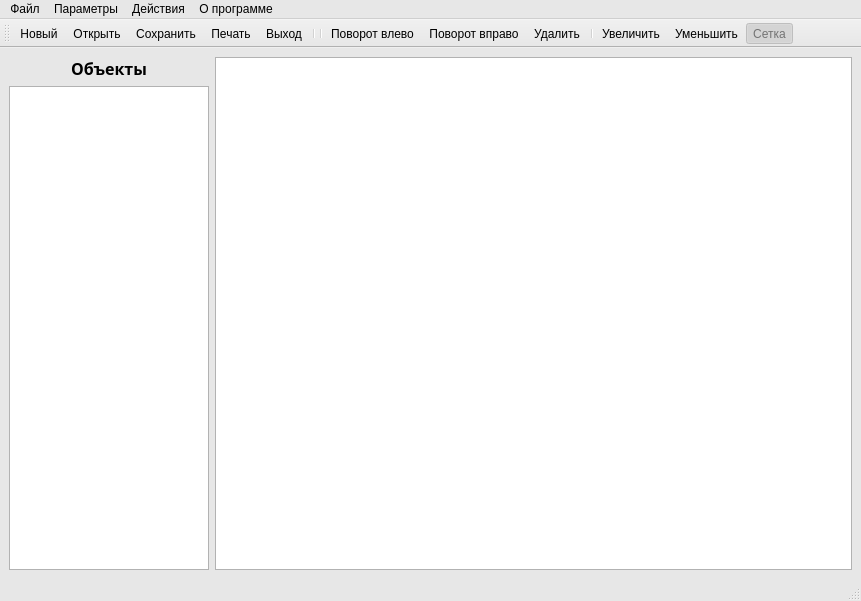
<?xml version="1.0" encoding="UTF-8"?>
<ui version="4.0">
 <class>MainWindow</class>
 <widget class="QMainWindow" name="MainWindow">
  <property name="geometry">
   <rect>
    <x>0</x>
    <y>0</y>
    <width>861</width>
    <height>601</height>
   </rect>
  </property>
  <property name="palette">
   <palette>
    <active>
     <colorrole role="WindowText">
      <brush brushstyle="SolidPattern">
       <color alpha="255">
        <red>0</red>
        <green>0</green>
        <blue>0</blue>
       </color>
      </brush>
     </colorrole>
     <colorrole role="Button">
      <brush brushstyle="SolidPattern">
       <color alpha="255">
        <red>231</red>
        <green>231</green>
        <blue>231</blue>
       </color>
      </brush>
     </colorrole>
     <colorrole role="Light">
      <brush brushstyle="SolidPattern">
       <color alpha="255">
        <red>255</red>
        <green>255</green>
        <blue>255</blue>
       </color>
      </brush>
     </colorrole>
     <colorrole role="Midlight">
      <brush brushstyle="SolidPattern">
       <color alpha="255">
        <red>243</red>
        <green>243</green>
        <blue>243</blue>
       </color>
      </brush>
     </colorrole>
     <colorrole role="Dark">
      <brush brushstyle="SolidPattern">
       <color alpha="255">
        <red>115</red>
        <green>115</green>
        <blue>115</blue>
       </color>
      </brush>
     </colorrole>
     <colorrole role="Mid">
      <brush brushstyle="SolidPattern">
       <color alpha="255">
        <red>154</red>
        <green>154</green>
        <blue>154</blue>
       </color>
      </brush>
     </colorrole>
     <colorrole role="Text">
      <brush brushstyle="SolidPattern">
       <color alpha="255">
        <red>0</red>
        <green>0</green>
        <blue>0</blue>
       </color>
      </brush>
     </colorrole>
     <colorrole role="BrightText">
      <brush brushstyle="SolidPattern">
       <color alpha="255">
        <red>255</red>
        <green>255</green>
        <blue>255</blue>
       </color>
      </brush>
     </colorrole>
     <colorrole role="ButtonText">
      <brush brushstyle="SolidPattern">
       <color alpha="255">
        <red>0</red>
        <green>0</green>
        <blue>0</blue>
       </color>
      </brush>
     </colorrole>
     <colorrole role="Base">
      <brush brushstyle="SolidPattern">
       <color alpha="255">
        <red>255</red>
        <green>255</green>
        <blue>255</blue>
       </color>
      </brush>
     </colorrole>
     <colorrole role="Window">
      <brush brushstyle="SolidPattern">
       <color alpha="255">
        <red>231</red>
        <green>231</green>
        <blue>231</blue>
       </color>
      </brush>
     </colorrole>
     <colorrole role="Shadow">
      <brush brushstyle="SolidPattern">
       <color alpha="255">
        <red>0</red>
        <green>0</green>
        <blue>0</blue>
       </color>
      </brush>
     </colorrole>
     <colorrole role="AlternateBase">
      <brush brushstyle="SolidPattern">
       <color alpha="255">
        <red>243</red>
        <green>243</green>
        <blue>243</blue>
       </color>
      </brush>
     </colorrole>
     <colorrole role="ToolTipBase">
      <brush brushstyle="SolidPattern">
       <color alpha="255">
        <red>255</red>
        <green>255</green>
        <blue>220</blue>
       </color>
      </brush>
     </colorrole>
     <colorrole role="ToolTipText">
      <brush brushstyle="SolidPattern">
       <color alpha="255">
        <red>0</red>
        <green>0</green>
        <blue>0</blue>
       </color>
      </brush>
     </colorrole>
     <colorrole role="PlaceholderText">
      <brush brushstyle="SolidPattern">
       <color alpha="128">
        <red>0</red>
        <green>0</green>
        <blue>0</blue>
       </color>
      </brush>
     </colorrole>
    </active>
    <inactive>
     <colorrole role="WindowText">
      <brush brushstyle="SolidPattern">
       <color alpha="255">
        <red>0</red>
        <green>0</green>
        <blue>0</blue>
       </color>
      </brush>
     </colorrole>
     <colorrole role="Button">
      <brush brushstyle="SolidPattern">
       <color alpha="255">
        <red>231</red>
        <green>231</green>
        <blue>231</blue>
       </color>
      </brush>
     </colorrole>
     <colorrole role="Light">
      <brush brushstyle="SolidPattern">
       <color alpha="255">
        <red>255</red>
        <green>255</green>
        <blue>255</blue>
       </color>
      </brush>
     </colorrole>
     <colorrole role="Midlight">
      <brush brushstyle="SolidPattern">
       <color alpha="255">
        <red>243</red>
        <green>243</green>
        <blue>243</blue>
       </color>
      </brush>
     </colorrole>
     <colorrole role="Dark">
      <brush brushstyle="SolidPattern">
       <color alpha="255">
        <red>115</red>
        <green>115</green>
        <blue>115</blue>
       </color>
      </brush>
     </colorrole>
     <colorrole role="Mid">
      <brush brushstyle="SolidPattern">
       <color alpha="255">
        <red>154</red>
        <green>154</green>
        <blue>154</blue>
       </color>
      </brush>
     </colorrole>
     <colorrole role="Text">
      <brush brushstyle="SolidPattern">
       <color alpha="255">
        <red>0</red>
        <green>0</green>
        <blue>0</blue>
       </color>
      </brush>
     </colorrole>
     <colorrole role="BrightText">
      <brush brushstyle="SolidPattern">
       <color alpha="255">
        <red>255</red>
        <green>255</green>
        <blue>255</blue>
       </color>
      </brush>
     </colorrole>
     <colorrole role="ButtonText">
      <brush brushstyle="SolidPattern">
       <color alpha="255">
        <red>0</red>
        <green>0</green>
        <blue>0</blue>
       </color>
      </brush>
     </colorrole>
     <colorrole role="Base">
      <brush brushstyle="SolidPattern">
       <color alpha="255">
        <red>255</red>
        <green>255</green>
        <blue>255</blue>
       </color>
      </brush>
     </colorrole>
     <colorrole role="Window">
      <brush brushstyle="SolidPattern">
       <color alpha="255">
        <red>231</red>
        <green>231</green>
        <blue>231</blue>
       </color>
      </brush>
     </colorrole>
     <colorrole role="Shadow">
      <brush brushstyle="SolidPattern">
       <color alpha="255">
        <red>0</red>
        <green>0</green>
        <blue>0</blue>
       </color>
      </brush>
     </colorrole>
     <colorrole role="AlternateBase">
      <brush brushstyle="SolidPattern">
       <color alpha="255">
        <red>243</red>
        <green>243</green>
        <blue>243</blue>
       </color>
      </brush>
     </colorrole>
     <colorrole role="ToolTipBase">
      <brush brushstyle="SolidPattern">
       <color alpha="255">
        <red>255</red>
        <green>255</green>
        <blue>220</blue>
       </color>
      </brush>
     </colorrole>
     <colorrole role="ToolTipText">
      <brush brushstyle="SolidPattern">
       <color alpha="255">
        <red>0</red>
        <green>0</green>
        <blue>0</blue>
       </color>
      </brush>
     </colorrole>
     <colorrole role="PlaceholderText">
      <brush brushstyle="SolidPattern">
       <color alpha="128">
        <red>0</red>
        <green>0</green>
        <blue>0</blue>
       </color>
      </brush>
     </colorrole>
    </inactive>
    <disabled>
     <colorrole role="WindowText">
      <brush brushstyle="SolidPattern">
       <color alpha="255">
        <red>115</red>
        <green>115</green>
        <blue>115</blue>
       </color>
      </brush>
     </colorrole>
     <colorrole role="Button">
      <brush brushstyle="SolidPattern">
       <color alpha="255">
        <red>231</red>
        <green>231</green>
        <blue>231</blue>
       </color>
      </brush>
     </colorrole>
     <colorrole role="Light">
      <brush brushstyle="SolidPattern">
       <color alpha="255">
        <red>255</red>
        <green>255</green>
        <blue>255</blue>
       </color>
      </brush>
     </colorrole>
     <colorrole role="Midlight">
      <brush brushstyle="SolidPattern">
       <color alpha="255">
        <red>243</red>
        <green>243</green>
        <blue>243</blue>
       </color>
      </brush>
     </colorrole>
     <colorrole role="Dark">
      <brush brushstyle="SolidPattern">
       <color alpha="255">
        <red>115</red>
        <green>115</green>
        <blue>115</blue>
       </color>
      </brush>
     </colorrole>
     <colorrole role="Mid">
      <brush brushstyle="SolidPattern">
       <color alpha="255">
        <red>154</red>
        <green>154</green>
        <blue>154</blue>
       </color>
      </brush>
     </colorrole>
     <colorrole role="Text">
      <brush brushstyle="SolidPattern">
       <color alpha="255">
        <red>115</red>
        <green>115</green>
        <blue>115</blue>
       </color>
      </brush>
     </colorrole>
     <colorrole role="BrightText">
      <brush brushstyle="SolidPattern">
       <color alpha="255">
        <red>255</red>
        <green>255</green>
        <blue>255</blue>
       </color>
      </brush>
     </colorrole>
     <colorrole role="ButtonText">
      <brush brushstyle="SolidPattern">
       <color alpha="255">
        <red>115</red>
        <green>115</green>
        <blue>115</blue>
       </color>
      </brush>
     </colorrole>
     <colorrole role="Base">
      <brush brushstyle="SolidPattern">
       <color alpha="255">
        <red>231</red>
        <green>231</green>
        <blue>231</blue>
       </color>
      </brush>
     </colorrole>
     <colorrole role="Window">
      <brush brushstyle="SolidPattern">
       <color alpha="255">
        <red>231</red>
        <green>231</green>
        <blue>231</blue>
       </color>
      </brush>
     </colorrole>
     <colorrole role="Shadow">
      <brush brushstyle="SolidPattern">
       <color alpha="255">
        <red>0</red>
        <green>0</green>
        <blue>0</blue>
       </color>
      </brush>
     </colorrole>
     <colorrole role="AlternateBase">
      <brush brushstyle="SolidPattern">
       <color alpha="255">
        <red>231</red>
        <green>231</green>
        <blue>231</blue>
       </color>
      </brush>
     </colorrole>
     <colorrole role="ToolTipBase">
      <brush brushstyle="SolidPattern">
       <color alpha="255">
        <red>255</red>
        <green>255</green>
        <blue>220</blue>
       </color>
      </brush>
     </colorrole>
     <colorrole role="ToolTipText">
      <brush brushstyle="SolidPattern">
       <color alpha="255">
        <red>0</red>
        <green>0</green>
        <blue>0</blue>
       </color>
      </brush>
     </colorrole>
     <colorrole role="PlaceholderText">
      <brush brushstyle="SolidPattern">
       <color alpha="128">
        <red>0</red>
        <green>0</green>
        <blue>0</blue>
       </color>
      </brush>
     </colorrole>
    </disabled>
   </palette>
  </property>
  <property name="windowTitle">
   <string>Планировщик садового участка</string>
  </property>
  <property name="windowIcon">
   <iconset resource="resources.qrc">
    <normaloff>:/Icons/Images/icon.png</normaloff>:/Icons/Images/icon.png</iconset>
  </property>
  <widget class="QWidget" name="centralwidget">
   <layout class="QHBoxLayout" name="horizontalLayout_2">
    <item>
     <layout class="QVBoxLayout" name="verticalLayout">
      <item>
       <widget class="QLabel" name="label">
        <property name="font">
         <font>
          <family>Segoe UI Black</family>
          <pointsize>12</pointsize>
          <weight>75</weight>
          <bold>true</bold>
         </font>
        </property>
        <property name="text">
         <string>Объекты</string>
        </property>
        <property name="alignment">
         <set>Qt::AlignBottom|Qt::AlignHCenter</set>
        </property>
       </widget>
      </item>
      <item>
       <widget class="QGraphicsView" name="objectsMenuGraphicsView">
        <property name="sizePolicy">
         <sizepolicy hsizetype="Fixed" vsizetype="Expanding">
          <horstretch>0</horstretch>
          <verstretch>0</verstretch>
         </sizepolicy>
        </property>
        <property name="minimumSize">
         <size>
          <width>200</width>
          <height>0</height>
         </size>
        </property>
        <property name="maximumSize">
         <size>
          <width>200</width>
          <height>16777215</height>
         </size>
        </property>
        <property name="sizeAdjustPolicy">
         <enum>QAbstractScrollArea::AdjustToContentsOnFirstShow</enum>
        </property>
        <property name="alignment">
         <set>Qt::AlignHCenter|Qt::AlignTop</set>
        </property>
       </widget>
      </item>
     </layout>
    </item>
    <item>
     <layout class="QHBoxLayout" name="horizontalLayout">
      <item>
       <widget class="QGraphicsView" name="gardenGraphicsView">
        <property name="sizePolicy">
         <sizepolicy hsizetype="Expanding" vsizetype="Expanding">
          <horstretch>0</horstretch>
          <verstretch>0</verstretch>
         </sizepolicy>
        </property>
        <property name="sizeAdjustPolicy">
         <enum>QAbstractScrollArea::AdjustIgnored</enum>
        </property>
        <property name="viewportUpdateMode">
         <enum>QGraphicsView::FullViewportUpdate</enum>
        </property>
       </widget>
      </item>
     </layout>
    </item>
   </layout>
  </widget>
  <widget class="QMenuBar" name="menubar">
   <property name="geometry">
    <rect>
     <x>0</x>
     <y>0</y>
     <width>861</width>
     <height>26</height>
    </rect>
   </property>
   <widget class="QMenu" name="menu">
    <property name="title">
     <string>Файл</string>
    </property>
    <addaction name="action_new"/>
    <addaction name="action_open"/>
    <addaction name="action_save"/>
    <addaction name="action_saveAs"/>
    <addaction name="action_print"/>
    <addaction name="action_exit"/>
   </widget>
   <widget class="QMenu" name="menu_2">
    <property name="title">
     <string>Параметры</string>
    </property>
    <addaction name="action_grid"/>
    <addaction name="action_zoomIn"/>
    <addaction name="action_zoomOut"/>
   </widget>
   <widget class="QMenu" name="menu_3">
    <property name="title">
     <string>Действия</string>
    </property>
    <addaction name="action_rotateLeft"/>
    <addaction name="action_rotateRight"/>
    <addaction name="action_Delete"/>
   </widget>
   <widget class="QMenu" name="menu_4">
    <property name="title">
     <string>О программе</string>
    </property>
   </widget>
   <addaction name="menu"/>
   <addaction name="menu_2"/>
   <addaction name="menu_3"/>
   <addaction name="menu_4"/>
  </widget>
  <widget class="QStatusBar" name="statusbar"/>
  <widget class="QToolBar" name="toolBar">
   <property name="windowTitle">
    <string>toolBar</string>
   </property>
   <attribute name="toolBarArea">
    <enum>TopToolBarArea</enum>
   </attribute>
   <attribute name="toolBarBreak">
    <bool>false</bool>
   </attribute>
   <addaction name="action_new"/>
   <addaction name="action_open"/>
   <addaction name="action_save"/>
   <addaction name="action_print"/>
   <addaction name="action_exit"/>
   <addaction name="separator"/>
   <addaction name="separator"/>
   <addaction name="action_rotateLeft"/>
   <addaction name="action_rotateRight"/>
   <addaction name="action_Delete"/>
   <addaction name="separator"/>
   <addaction name="action_zoomIn"/>
   <addaction name="action_zoomOut"/>
   <addaction name="action_grid"/>
  </widget>
  <action name="action_new">
   <property name="icon">
    <iconset resource="resources.qrc">
     <normaloff>:/Icons/Images/blank-file.png</normaloff>:/Icons/Images/blank-file.png</iconset>
   </property>
   <property name="text">
    <string>Новый</string>
   </property>
  </action>
  <action name="action_open">
   <property name="icon">
    <iconset resource="resources.qrc">
     <normaloff>:/Icons/Images/open-folder-1.png</normaloff>:/Icons/Images/open-folder-1.png</iconset>
   </property>
   <property name="text">
    <string>Открыть</string>
   </property>
  </action>
  <action name="action_grid">
   <property name="checkable">
    <bool>true</bool>
   </property>
   <property name="checked">
    <bool>true</bool>
   </property>
   <property name="enabled">
    <bool>false</bool>
   </property>
   <property name="icon">
    <iconset resource="resources.qrc">
     <normaloff>:/Icons/Images/grid.png</normaloff>:/Icons/Images/grid.png</iconset>
   </property>
   <property name="text">
    <string>Сетка</string>
   </property>
  </action>
  <action name="action_save">
   <property name="icon">
    <iconset resource="resources.qrc">
     <normaloff>:/Icons/Images/hard-drive.png</normaloff>:/Icons/Images/hard-drive.png</iconset>
   </property>
   <property name="text">
    <string>Сохранить</string>
   </property>
  </action>
  <action name="action_saveAs">
   <property name="text">
    <string>Сохранить как...</string>
   </property>
  </action>
  <action name="action_print">
   <property name="icon">
    <iconset resource="resources.qrc">
     <normaloff>:/Icons/Images/printer.png</normaloff>:/Icons/Images/printer.png</iconset>
   </property>
   <property name="text">
    <string>Печать</string>
   </property>
  </action>
  <action name="action_exit">
   <property name="icon">
    <iconset resource="resources.qrc">
     <normaloff>:/Icons/Images/close.png</normaloff>:/Icons/Images/close.png</iconset>
   </property>
   <property name="text">
    <string>Выход</string>
   </property>
  </action>
  <action name="action_rotateLeft">
   <property name="icon">
    <iconset resource="resources.qrc">
     <normaloff>:/Icons/Images/rotate-left.png</normaloff>:/Icons/Images/rotate-left.png</iconset>
   </property>
   <property name="text">
    <string>Поворот влево</string>
   </property>
  </action>
  <action name="action_rotateRight">
   <property name="icon">
    <iconset resource="resources.qrc">
     <normaloff>:/Icons/Images/rotate-to-right.png</normaloff>:/Icons/Images/rotate-to-right.png</iconset>
   </property>
   <property name="text">
    <string>Поворот вправо</string>
   </property>
  </action>
  <action name="action_zoomIn">
   <property name="icon">
    <iconset resource="resources.qrc">
     <normaloff>:/Icons/Images/zoom-in.png</normaloff>:/Icons/Images/zoom-in.png</iconset>
   </property>
   <property name="text">
    <string>Увеличить</string>
   </property>
  </action>
  <action name="action_zoomOut">
   <property name="icon">
    <iconset resource="resources.qrc">
     <normaloff>:/Icons/Images/zoom-out.png</normaloff>:/Icons/Images/zoom-out.png</iconset>
   </property>
   <property name="text">
    <string>Уменьшить</string>
   </property>
  </action>
  <action name="action_Delete">
   <property name="icon">
    <iconset resource="resources.qrc">
     <normaloff>:/Icons/Images/trash.png</normaloff>:/Icons/Images/trash.png</iconset>
   </property>
   <property name="text">
    <string>Удалить</string>
   </property>
  </action>
 </widget>
 <resources>
  <include location="resources.qrc"/>
 </resources>
 <connections/>
</ui>
